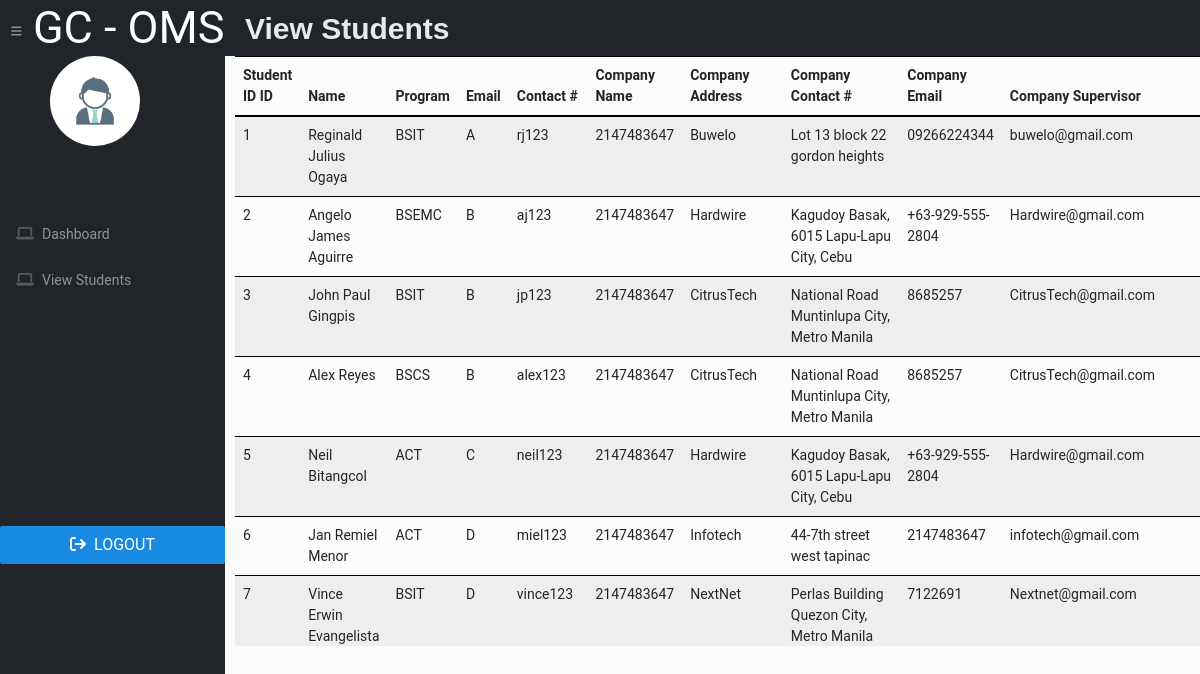
The page /admin/view.php on the database its author committed.
### tables this page shows
CREATE TABLE `stud_login` (
  `name` text NOT NULL,
  `program` text NOT NULL,
  `block` text NOT NULL,
  `email` text NOT NULL,
  `stud_password` varchar(8) NOT NULL,
  `contact_no` bigint(10) NOT NULL,
  `company_name` text NOT NULL,
  `company_address` text NOT NULL,
  `company_contact_no` varchar(20) DEFAULT NULL,
  `company_email` text NOT NULL,
  `company_supervisor` text NOT NULL,
  `endorsement` longblob NOT NULL,
  `u_id` int(11) NOT NULL
);

### admin/view.php (the view, shortened to what this page needs)
<!DOCTYPE html>
<html>
<head>
    <link href="assets/css/bootstrap.min.css" rel="stylesheet" type="text/css" />
    <link href="assets/css/icons.css" rel="stylesheet" type="text/css" />
    <link href="assets/css/styles.css" rel="stylesheet" type="text/css" />
    <link href="assets/css/style.css" rel="stylesheet" type="text/css" />
    <link href="https://cdn.jsdelivr.net/npm/simple-datatables@7.1.2/dist/style.min.css" rel="stylesheet" />
</head>
</head>
<body class="fixed-left">
    <nav class="sb-topnav navbar navbar-expand navbar-dark bg-dark">
        <a class="navbar-brand text-center font-weight-normal" href="index.php"><button class="btn btn-link btn-sm order-1 order-lg-0 me-0 me-lg-0" id="sidebarToggle" href="#!">
            <i class="fas fa-bars"></i></button>GC - OMS</a>
        <div>
            <h4 class="m-t-10 m-l-20 header-title">View Students</h4>
        </div>
    </nav>
    <div id="layoutSidenav">
        <div id="layoutSidenav_nav">
            <nav class="sb-sidenav accordion sb-sidenav-dark" id="sidenavAccordion">
                <div class="sb-sidenav-menu">
                    <div class="nav">
                        <img class="userpic" src="assets/images/\users/user.jpg"
                                style="width:90px;height:90px;">
                        <a id="department" class="nav-link text-center" href="index.php"> &nbsp; &nbsp; &nbsp; &nbsp; &nbsp; &nbsp; &nbsp;
                            <br>&nbsp; &nbsp; &nbsp; &nbsp; &nbsp; &nbsp;<?php echo $_SESSION['position']; ?></a>
                        <a class="nav-link" href="index.php">
                            <div class="sb-nav-link-icon"><i class="fas fa-laptop"></i></div>
                            Dashboard
                        </a>
                        <a class="nav-link" href="view.php">
                            <div class="sb-nav-link-icon"><i class="fas fa-laptop"></i></div>
                            View Students
                        </a>
                        <br>
                        <br>
                        <br>
                        <a class="text-black btn btn-lg btn-primary" href="logout.php"><i
                                class="mr-2 fas fa-sign-out"></i>LOGOUT</a>
                    </div>
                </div>
            </nav>
        </div>
        <div id="layoutSidenav_content">
            <div class="container">
                <div class="table-container">
                    <div class="table-responsive table-striped">
                        <table class="table">
                            <thead>
                                <tr>
                                    <th>Student ID ID</th>
                                    <th>Name</th>
                                    <th>Program</th>
                                    <th>Email</th>
                                    <th>Contact #</th>
                                    <th>Company Name</th>
                                    <th>Company Address</th>
                                    <th>Company Contact #</th>
                                    <th>Company Email</th>
                                    <th>Company Supervisor</th>
                                    <th></th>
                                </tr>
                            </thead>
                            <tbody>
                                <?php
                    $con = mysqli_connect('sql209.infinityfree.com', 'if0_35850060', 'KLD2810','if0_35850060_u_reg');
                    $que = 'SELECT * FROM stud_login';
                    $run = mysqli_query($con, $que);
                    while ($row = mysqli_fetch_array($run)) {
                        $u_id = $row['u_id'];
                        $name = $row[0];
                        $program = $row[1];
                        $email = $row[2];
                        $contact_no = $row[4];
                        $company_name = $row[5];
                        $company_address = $row[6];
                        $company_contact_no = $row[7];
                        $company_email = $row[8];
                        $company_supervisor = $row[9];
                    ?>
                                <tr>
                                    <td><?php echo $u_id; ?></td>
                                    <td><?php echo $name; ?></td>
                                    <td><?php echo $program; ?></td>
                                    <td><?php echo $email; ?></td>
                                    <td><?php echo $contact_no; ?></td>
                                    <td><?php echo $company_name; ?></td>
                                    <td><?php echo $company_address; ?></td>
                                    <td><?php echo $company_contact_no; ?></td>
                                    <td><?php echo $company_email; ?></td>
                                    <td><?php echo $company_supervisor; ?></td>
                                    <td>
                                    </td>
                                </tr>
                                <?php } ?>
                            </tbody>
                        </table>
                    </div>
                </div>
            </div>
        </div>
    </div>
</body>
</html>

### admin/view.php (style rules this page uses)
.table-container { height: 590px; overflow-y: scroll; }

### rows shown on the page
stud_login: u_id "1", name "Reginald Julius Ogaya", program "BSIT", block "A", stud_password "rj123", contact_no "2147483647", company_name "Buwelo", company_address "Lot 13 block 22 gordon heights", company_contact_no "09266224344", company_email "buwelo@gmail.com"
stud_login: u_id "2", name "Angelo James Aguirre", program "BSEMC", block "B", stud_password "aj123", contact_no "2147483647", company_name "Hardwire", company_address "Kagudoy Basak, 6015 Lapu-Lapu City, Cebu", company_contact_no "+63-929-555-2804", company_email "Hardwire@gmail.com"
stud_login: u_id "3", name "John Paul Gingpis", program "BSIT", block "B", stud_password "jp123", contact_no "2147483647", company_name "CitrusTech", company_address "National Road Muntinlupa City, Metro Manila", company_contact_no "8685257", company_email "CitrusTech@gmail.com"
stud_login: u_id "4", name "Alex Reyes", program "BSCS", block "B", stud_password "alex123", contact_no "2147483647", company_name "CitrusTech", company_address "National Road Muntinlupa City, Metro Manila", company_contact_no "8685257", company_email "CitrusTech@gmail.com"
stud_login: u_id "5", name "Neil Bitangcol", program "ACT", block "C", stud_password "neil123", contact_no "2147483647", company_name "Hardwire", company_address "Kagudoy Basak, 6015 Lapu-Lapu City, Cebu", company_contact_no "+63-929-555-2804", company_email "Hardwire@gmail.com"
stud_login: u_id "6", name "Jan Remiel Menor", program "ACT", block "D", stud_password "miel123", contact_no "2147483647", company_name "Infotech", company_address "44-7th street west tapinac", company_contact_no "2147483647", company_email "infotech@gmail.com"
stud_login: u_id "7", name "Vince Erwin Evangelista", program "BSIT", block "D", stud_password "vince123", contact_no "2147483647", company_name "NextNet", company_address "Perlas Building Quezon City, Metro Manila", company_contact_no "7122691", company_email "Nextnet@gmail.com"
